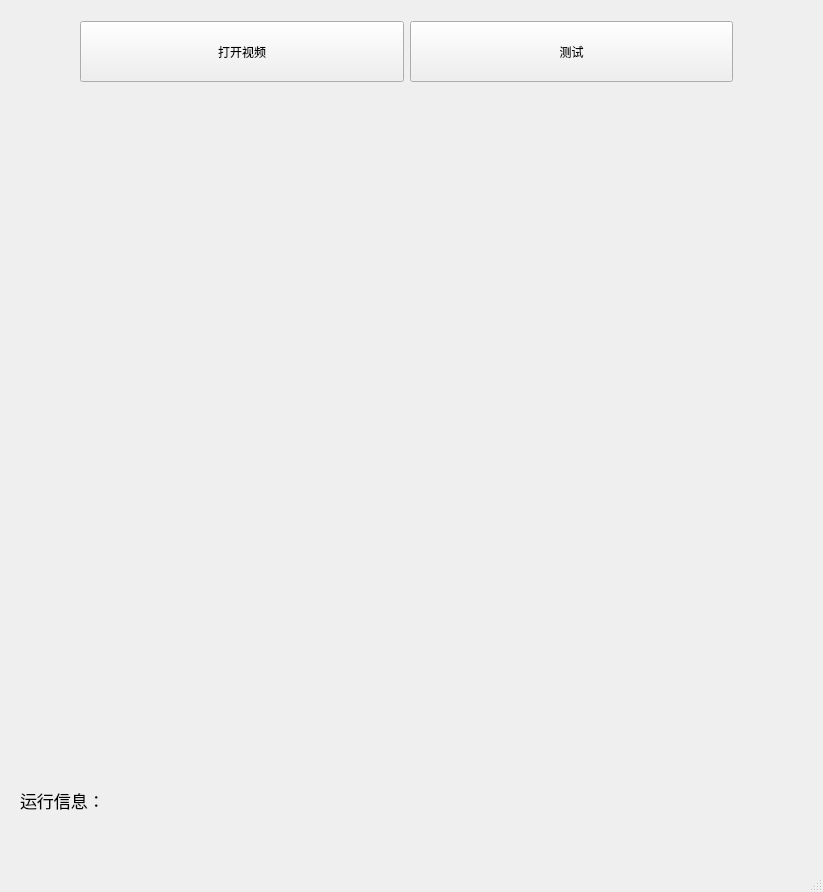
<?xml version="1.0" encoding="UTF-8"?>
<ui version="4.0">
 <class>MainWindow</class>
 <widget class="QMainWindow" name="MainWindow">
  <property name="geometry">
   <rect>
    <x>0</x>
    <y>0</y>
    <width>823</width>
    <height>892</height>
   </rect>
  </property>
  <property name="windowTitle">
   <string>MainWindow</string>
  </property>
  <widget class="QWidget" name="centralwidget">
   <widget class="QLabel" name="label_process">
    <property name="geometry">
     <rect>
      <x>150</x>
      <y>780</y>
      <width>411</width>
      <height>51</height>
     </rect>
    </property>
    <property name="text">
     <string/>
    </property>
   </widget>
   <widget class="QLabel" name="label_txet">
    <property name="geometry">
     <rect>
      <x>20</x>
      <y>780</y>
      <width>111</width>
      <height>41</height>
     </rect>
    </property>
    <property name="font">
     <font>
      <pointsize>13</pointsize>
     </font>
    </property>
    <property name="text">
     <string>运行信息：</string>
    </property>
    <property name="textFormat">
     <enum>Qt::AutoText</enum>
    </property>
   </widget>
   <widget class="QWidget" name="">
    <property name="geometry">
     <rect>
      <x>80</x>
      <y>21</y>
      <width>653</width>
      <height>741</height>
     </rect>
    </property>
    <layout class="QGridLayout" name="gridLayout">
     <item row="0" column="0">
      <widget class="QPushButton" name="open_button">
       <property name="minimumSize">
        <size>
         <width>161</width>
         <height>61</height>
        </size>
       </property>
       <property name="text">
        <string>打开视频</string>
       </property>
      </widget>
     </item>
     <item row="0" column="1">
      <widget class="QPushButton" name="start_button">
       <property name="minimumSize">
        <size>
         <width>161</width>
         <height>61</height>
        </size>
       </property>
       <property name="text">
        <string>测试</string>
       </property>
      </widget>
     </item>
     <item row="1" column="0" colspan="2">
      <widget class="QLabel" name="label_show">
       <property name="minimumSize">
        <size>
         <width>651</width>
         <height>671</height>
        </size>
       </property>
       <property name="text">
        <string/>
       </property>
      </widget>
     </item>
    </layout>
   </widget>
  </widget>
  <widget class="QMenuBar" name="menubar">
   <property name="geometry">
    <rect>
     <x>0</x>
     <y>0</y>
     <width>823</width>
     <height>26</height>
    </rect>
   </property>
  </widget>
  <widget class="QStatusBar" name="statusbar"/>
 </widget>
 <resources/>
 <connections/>
</ui>
